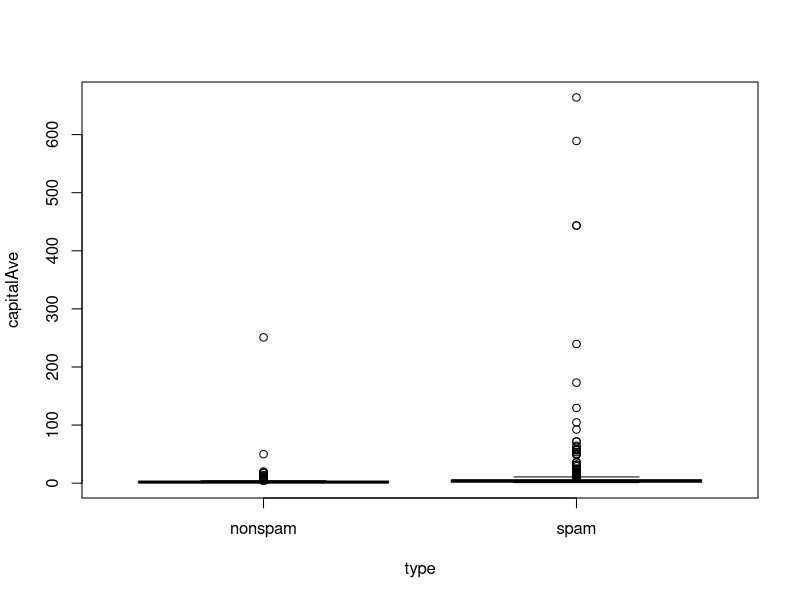
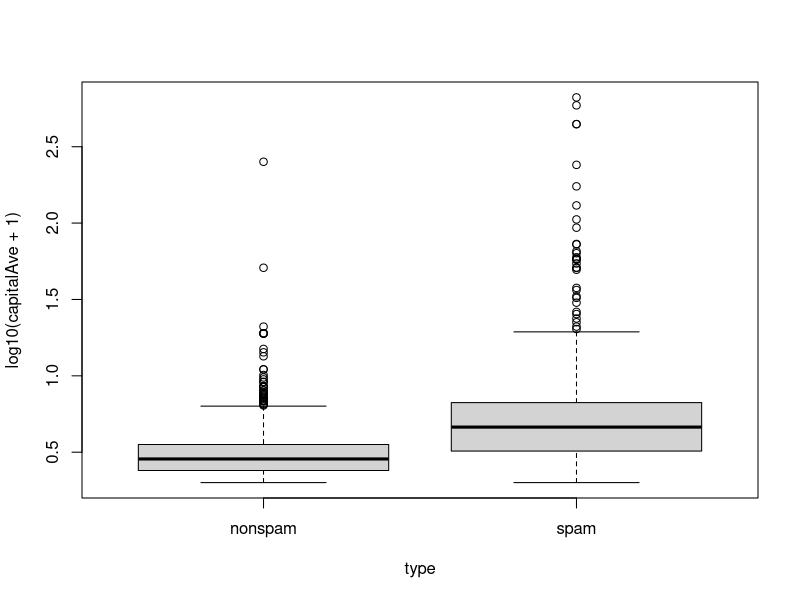
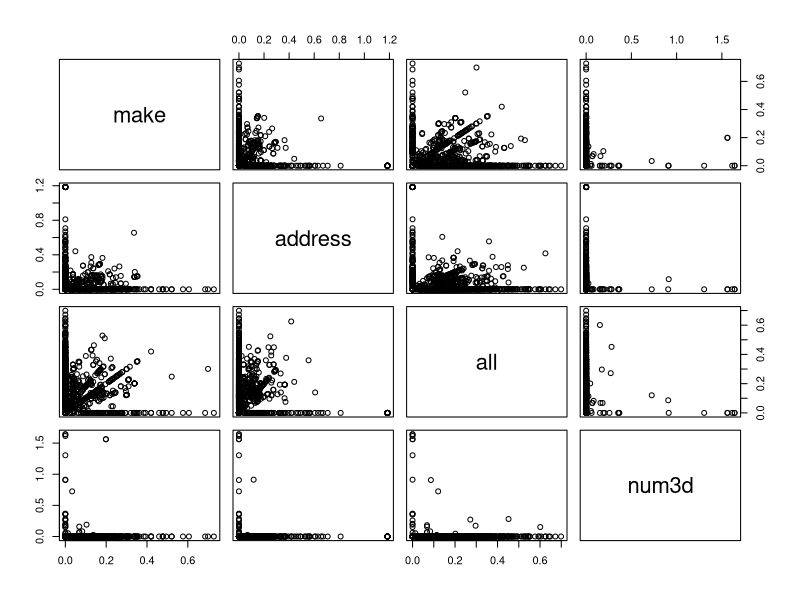
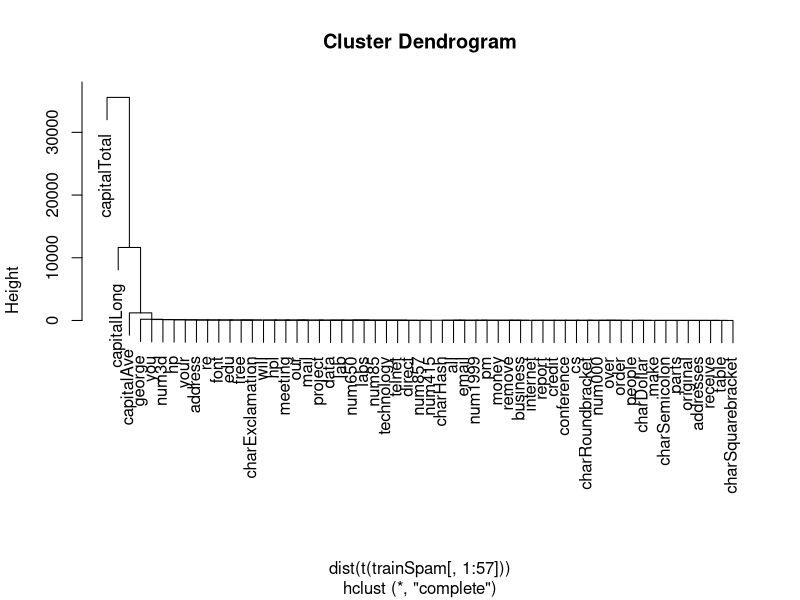
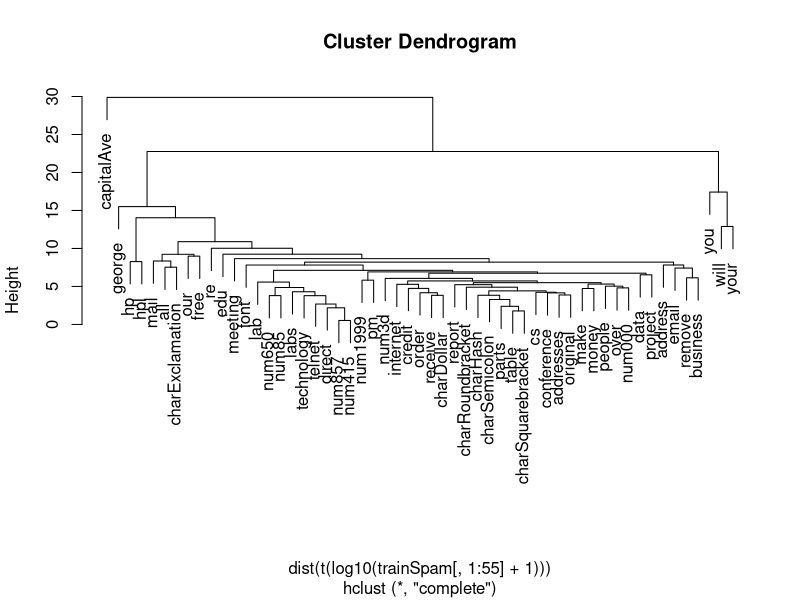

The R script that drew these images, in order:
## ---- chunk 1
# If you don't have the package
#install.packages("kernlab")
## ---- chunk 2
library(kernlab)
data(spam)
str(spam[,1:5])
## ---- chunk 3
library(kernlab)
data(spam)

##  Perform the subsampling
set.seed(3435)
trainIndicator <- rbinom(4601, size = 1, prob = 0.5)
table(trainIndicator)
## ---- chunk 4
trainSpam <- spam[trainIndicator == 1, ]
testSpam <- spam[trainIndicator == 0, ]
## ---- chunk 5
head(names(trainSpam), 20)
## ---- chunk 6
head(trainSpam[ , 1:10])
## ---- chunk 7
table(trainSpam$type)
## ---- chunk 8
boxplot(capitalAve ~ type , data = trainSpam)
## ---- chunk 9
boxplot(log10(capitalAve + 1) ~ type, data = trainSpam)
## ---- chunk 10
pairs(log10(trainSpam[, 1:4] + 1))
## ---- chunk 11
hCluster <- hclust(dist(t(trainSpam[, 1:57])))
plot(hCluster)
## ---- chunk 12
hClusterUpdated <- hclust(dist(t(log10(trainSpam[, 1:55] + 1))))
plot(hClusterUpdated)
## ---- chunk 13
trainSpam$numType <- as.numeric(trainSpam$type) - 1
costFunction <- function(x, y) sum(x != (y > 0.5))
cvError <- rep(NA, 55)
library(boot)
for (i in 1:55) {
  lmFormula <- reformulate(names(trainSpam)[i], response = "numType")
  glmFit <- glm(lmFormula, family = "binomial", data = trainSpam)
  cvError[i] <- cv.glm(trainSpam, glmFit, costFunction, 2)$delta[2] 
  #try to print this, to understand the cross validated error rate
  #print(names(trainSpam[i]))
  #print(cvError[i])
}

##  Which predictor has minumum cross-validated error?
names(trainSpam)[which.min(cvError)]
## ---- chunk 14
##  Use the best model from the group
predictionModel <- glm(numType ~ charDollar, family = "binomial", data = trainSpam)

##  Get predictions on the test set
predictionTest <- predict(predictionModel, testSpam)
predictedSpam <- rep("nonspam", dim(testSpam)[1])

##  Classify as 'spam' for those with prob > 0.5
predictedSpam[predictionModel$fitted > 0.5] = "spam" 

table(predictedSpam, testSpam$type)
## ---- chunk 15
##  Error rate
(61+458)/(1346 + 458 + 61 + 449)
## ---- chunk 16
sessionInfo()
